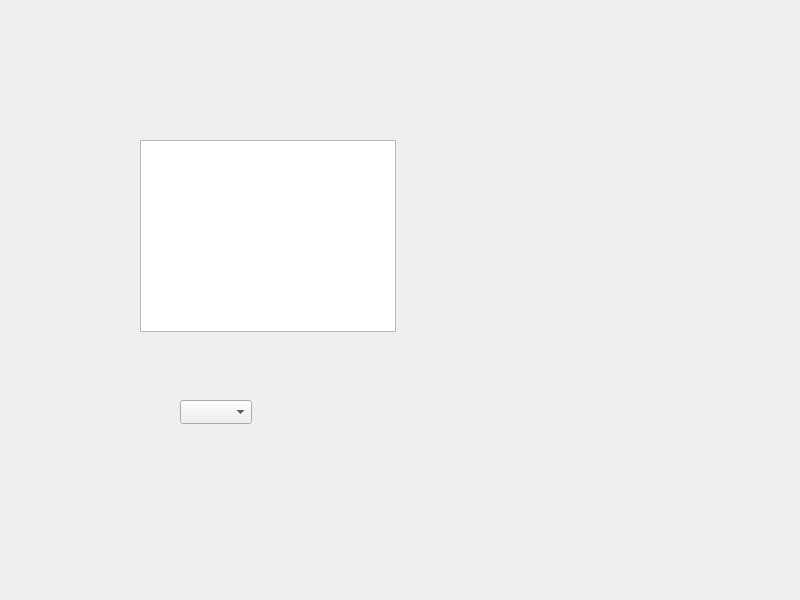
<?xml version="1.0" encoding="UTF-8"?>
<ui version="4.0">
 <class>Widget</class>
 <widget class="QWidget" name="Widget">
  <property name="geometry">
   <rect>
    <x>0</x>
    <y>0</y>
    <width>800</width>
    <height>600</height>
   </rect>
  </property>
  <property name="windowTitle">
   <string>Widget</string>
  </property>
  <widget class="QListWidget" name="listWidget">
   <property name="geometry">
    <rect>
     <x>140</x>
     <y>140</y>
     <width>256</width>
     <height>192</height>
    </rect>
   </property>
  </widget>
  <widget class="QComboBox" name="comboBox">
   <property name="geometry">
    <rect>
     <x>180</x>
     <y>400</y>
     <width>72</width>
     <height>24</height>
    </rect>
   </property>
  </widget>
 </widget>
 <resources/>
 <connections/>
</ui>
